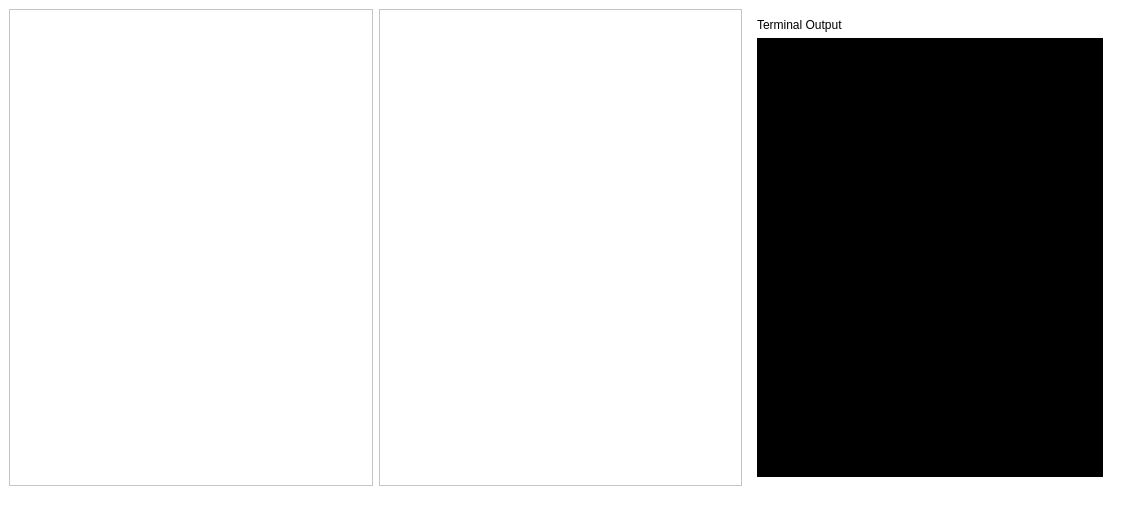
<?xml version="1.0" encoding="UTF-8"?>
<ui version="4.0">
 <class>MainWindow</class>
 <widget class="QMainWindow" name="MainWindow">
  <property name="geometry">
   <rect>
    <x>0</x>
    <y>0</y>
    <width>1121</width>
    <height>517</height>
   </rect>
  </property>
  <property name="minimumSize">
   <size>
    <width>500</width>
    <height>500</height>
   </size>
  </property>
  <property name="windowTitle">
   <string>MainWindow</string>
  </property>
  <property name="styleSheet">
   <string notr="true">background-color:white;</string>
  </property>
  <widget class="QWidget" name="centralwidget">
   <layout class="QHBoxLayout" name="horizontalLayout">
    <item>
     <widget class="QScrollArea" name="scrollArea_2">
      <property name="widgetResizable">
       <bool>true</bool>
      </property>
      <widget class="QWidget" name="container_2">
       <property name="geometry">
        <rect>
         <x>0</x>
         <y>0</y>
         <width>362</width>
         <height>451</height>
        </rect>
       </property>
       <layout class="QVBoxLayout" name="verticalLayout_3">
        <item>
         <layout class="QVBoxLayout" name="buttons"/>
        </item>
       </layout>
      </widget>
     </widget>
    </item>
    <item>
     <widget class="QScrollArea" name="scrollArea">
      <property name="verticalScrollBarPolicy">
       <enum>Qt::ScrollBarPolicy::ScrollBarAsNeeded</enum>
      </property>
      <property name="horizontalScrollBarPolicy">
       <enum>Qt::ScrollBarPolicy::ScrollBarAsNeeded</enum>
      </property>
      <property name="widgetResizable">
       <bool>true</bool>
      </property>
      <property name="alignment">
       <set>Qt::AlignmentFlag::AlignLeading|Qt::AlignmentFlag::AlignLeft|Qt::AlignmentFlag::AlignTop</set>
      </property>
      <widget class="QWidget" name="container">
       <property name="geometry">
        <rect>
         <x>0</x>
         <y>0</y>
         <width>361</width>
         <height>451</height>
        </rect>
       </property>
       <property name="sizePolicy">
        <sizepolicy hsizetype="Expanding" vsizetype="Expanding">
         <horstretch>0</horstretch>
         <verstretch>0</verstretch>
        </sizepolicy>
       </property>
       <property name="styleSheet">
        <string notr="true">background-color:white;
</string>
       </property>
       <layout class="QVBoxLayout" name="verticalLayout_2">
        <item>
         <layout class="QVBoxLayout" name="runningScriptsList"/>
        </item>
       </layout>
      </widget>
     </widget>
    </item>
    <item>
     <widget class="QWidget" name="rightPanel" native="true">
      <layout class="QVBoxLayout" name="verticalLayout">
       <item>
        <widget class="QLabel" name="TerminalDisplayLabel">
         <property name="styleSheet">
          <string notr="true">color: black;</string>
         </property>
         <property name="text">
          <string>Terminal Output</string>
         </property>
        </widget>
       </item>
       <item>
        <widget class="QPlainTextEdit" name="TerminalDisplay">
         <property name="styleSheet">
          <string notr="true">background-color: black;
color: blue;
font-family: Consolas, monospace;
font-size: 12pt;
</string>
         </property>
        </widget>
       </item>
      </layout>
     </widget>
    </item>
   </layout>
  </widget>
  <widget class="QMenuBar" name="menubar">
   <property name="geometry">
    <rect>
     <x>0</x>
     <y>0</y>
     <width>1121</width>
     <height>23</height>
    </rect>
   </property>
  </widget>
  <widget class="QStatusBar" name="statusbar"/>
 </widget>
 <resources/>
 <connections/>
</ui>
